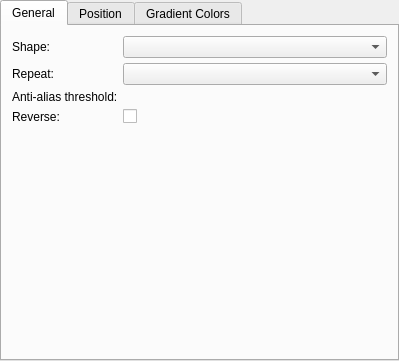
<?xml version="1.0" encoding="UTF-8"?>
<ui version="4.0">
 <class>GradientConfigWidget</class>
 <widget class="QWidget" name="GradientConfigWidget">
  <property name="geometry">
   <rect>
    <x>0</x>
    <y>0</y>
    <width>399</width>
    <height>361</height>
   </rect>
  </property>
  <property name="sizePolicy">
   <sizepolicy hsizetype="Preferred" vsizetype="Preferred">
    <horstretch>0</horstretch>
    <verstretch>0</verstretch>
   </sizepolicy>
  </property>
  <property name="minimumSize">
   <size>
    <width>0</width>
    <height>175</height>
   </size>
  </property>
  <layout class="QVBoxLayout" name="verticalLayout">
   <property name="spacing">
    <number>0</number>
   </property>
   <property name="leftMargin">
    <number>0</number>
   </property>
   <property name="topMargin">
    <number>0</number>
   </property>
   <property name="rightMargin">
    <number>0</number>
   </property>
   <property name="bottomMargin">
    <number>0</number>
   </property>
   <item>
    <widget class="QTabWidget" name="tabWidget">
     <property name="currentIndex">
      <number>0</number>
     </property>
     <property name="usesScrollButtons">
      <bool>false</bool>
     </property>
     <widget class="QWidget" name="tabGeneral">
      <attribute name="title">
       <string>General</string>
      </attribute>
      <layout class="QVBoxLayout" name="verticalLayout_8" stretch="0,1">
       <property name="spacing">
        <number>0</number>
       </property>
       <property name="leftMargin">
        <number>10</number>
       </property>
       <property name="topMargin">
        <number>10</number>
       </property>
       <property name="rightMargin">
        <number>10</number>
       </property>
       <property name="bottomMargin">
        <number>10</number>
       </property>
       <item>
        <layout class="QFormLayout" name="formLayout">
         <property name="fieldGrowthPolicy">
          <enum>QFormLayout::AllNonFixedFieldsGrow</enum>
         </property>
         <property name="horizontalSpacing">
          <number>5</number>
         </property>
         <property name="verticalSpacing">
          <number>5</number>
         </property>
         <item row="0" column="0">
          <widget class="QLabel" name="labeShape">
           <property name="text">
            <string>Shape:</string>
           </property>
          </widget>
         </item>
         <item row="0" column="1">
          <widget class="QComboBox" name="comboBoxShape"/>
         </item>
         <item row="1" column="0">
          <widget class="QLabel" name="labelRepeat">
           <property name="text">
            <string>Repeat:</string>
           </property>
          </widget>
         </item>
         <item row="1" column="1">
          <widget class="QComboBox" name="comboBoxRepeat"/>
         </item>
         <item row="2" column="0">
          <widget class="QLabel" name="labelAntiAliasThreshold">
           <property name="text">
            <string>Anti-alias threshold:</string>
           </property>
          </widget>
         </item>
         <item row="2" column="1">
          <widget class="KisDoubleSliderSpinBox" name="sliderAntiAliasThreshold" native="true">
           <property name="focusPolicy">
            <enum>Qt::WheelFocus</enum>
           </property>
          </widget>
         </item>
         <item row="3" column="0">
          <widget class="QLabel" name="labelReverse">
           <property name="text">
            <string>Reverse:</string>
           </property>
          </widget>
         </item>
         <item row="3" column="1">
          <widget class="QCheckBox" name="checkBoxReverse">
           <property name="text">
            <string/>
           </property>
          </widget>
         </item>
        </layout>
       </item>
       <item>
        <spacer name="verticalSpacer">
         <property name="orientation">
          <enum>Qt::Vertical</enum>
         </property>
         <property name="sizeHint" stdset="0">
          <size>
           <width>0</width>
           <height>0</height>
          </size>
         </property>
        </spacer>
       </item>
      </layout>
     </widget>
     <widget class="QWidget" name="tabPosition">
      <attribute name="title">
       <string>Position</string>
      </attribute>
      <layout class="QVBoxLayout" name="verticalLayout_9" stretch="0,1">
       <property name="spacing">
        <number>0</number>
       </property>
       <property name="leftMargin">
        <number>10</number>
       </property>
       <property name="topMargin">
        <number>10</number>
       </property>
       <property name="rightMargin">
        <number>10</number>
       </property>
       <property name="bottomMargin">
        <number>10</number>
       </property>
       <item>
        <layout class="QFormLayout" name="formLayout_2">
         <property name="fieldGrowthPolicy">
          <enum>QFormLayout::AllNonFixedFieldsGrow</enum>
         </property>
         <property name="horizontalSpacing">
          <number>5</number>
         </property>
         <property name="verticalSpacing">
          <number>5</number>
         </property>
         <item row="0" column="0">
          <widget class="QLabel" name="labelStartPosition">
           <property name="text">
            <string>Start:</string>
           </property>
          </widget>
         </item>
         <item row="0" column="1">
          <layout class="QGridLayout" name="gridLayout" rowstretch="0,0" columnstretch="0,1">
           <property name="spacing">
            <number>5</number>
           </property>
           <item row="1" column="1">
            <widget class="QComboBox" name="comboBoxStartPositionYUnits"/>
           </item>
           <item row="0" column="1">
            <widget class="QComboBox" name="comboBoxStartPositionXUnits"/>
           </item>
           <item row="0" column="0">
            <widget class="QDoubleSpinBox" name="spinBoxStartPositionX">
             <property name="alignment">
              <set>Qt::AlignRight|Qt::AlignTrailing|Qt::AlignVCenter</set>
             </property>
             <property name="prefix">
              <string>X: </string>
             </property>
             <property name="minimum">
              <double>-50000.000000000000000</double>
             </property>
             <property name="maximum">
              <double>50000.000000000000000</double>
             </property>
             <property name="value">
              <double>0.000000000000000</double>
             </property>
            </widget>
           </item>
           <item row="1" column="0">
            <widget class="QDoubleSpinBox" name="spinBoxStartPositionY">
             <property name="alignment">
              <set>Qt::AlignRight|Qt::AlignTrailing|Qt::AlignVCenter</set>
             </property>
             <property name="prefix">
              <string>Y: </string>
             </property>
             <property name="minimum">
              <double>-50000.000000000000000</double>
             </property>
             <property name="maximum">
              <double>50000.000000000000000</double>
             </property>
             <property name="value">
              <double>50.000000000000000</double>
             </property>
            </widget>
           </item>
          </layout>
         </item>
         <item row="1" column="0">
          <widget class="QLabel" name="labelEndPosition">
           <property name="text">
            <string>End:</string>
           </property>
          </widget>
         </item>
         <item row="1" column="1">
          <layout class="QVBoxLayout" name="verticalLayout_2">
           <property name="spacing">
            <number>5</number>
           </property>
           <item>
            <layout class="QHBoxLayout" name="horizontalLayout" stretch="0,1">
             <property name="spacing">
              <number>0</number>
             </property>
             <item>
              <layout class="QHBoxLayout" name="horizontalLayout_2">
               <property name="spacing">
                <number>5</number>
               </property>
               <item>
                <widget class="QRadioButton" name="radioButtonEndPositionCartesianCoordinates">
                 <property name="text">
                  <string>Cartesian Coordinates</string>
                 </property>
                 <property name="checked">
                  <bool>true</bool>
                 </property>
                 <attribute name="buttonGroup">
                  <string notr="true">buttonGroupEndPositionCoordinates</string>
                 </attribute>
                </widget>
               </item>
               <item>
                <widget class="QRadioButton" name="radioButtonEndPositionPolarCoordinates">
                 <property name="text">
                  <string>Polar Coordinates</string>
                 </property>
                 <property name="checked">
                  <bool>false</bool>
                 </property>
                 <attribute name="buttonGroup">
                  <string notr="true">buttonGroupEndPositionCoordinates</string>
                 </attribute>
                </widget>
               </item>
              </layout>
             </item>
             <item>
              <spacer name="horizontalSpacer">
               <property name="orientation">
                <enum>Qt::Horizontal</enum>
               </property>
               <property name="sizeHint" stdset="0">
                <size>
                 <width>40</width>
                 <height>20</height>
                </size>
               </property>
              </spacer>
             </item>
            </layout>
           </item>
           <item>
            <widget class="QStackedWidget" name="stackedWidgetEndPosition">
             <property name="currentIndex">
              <number>0</number>
             </property>
             <widget class="QWidget" name="stackedWidgetPageEndPositionCartesian">
              <layout class="QGridLayout" name="gridLayout_3" columnstretch="0,1,1">
               <property name="leftMargin">
                <number>0</number>
               </property>
               <property name="topMargin">
                <number>0</number>
               </property>
               <property name="rightMargin">
                <number>0</number>
               </property>
               <property name="bottomMargin">
                <number>0</number>
               </property>
               <property name="spacing">
                <number>5</number>
               </property>
               <item row="0" column="0">
                <widget class="QDoubleSpinBox" name="spinBoxEndPositionX">
                 <property name="alignment">
                  <set>Qt::AlignRight|Qt::AlignTrailing|Qt::AlignVCenter</set>
                 </property>
                 <property name="prefix">
                  <string>X: </string>
                 </property>
                 <property name="minimum">
                  <double>-50000.000000000000000</double>
                 </property>
                 <property name="maximum">
                  <double>50000.000000000000000</double>
                 </property>
                 <property name="value">
                  <double>100.000000000000000</double>
                 </property>
                </widget>
               </item>
               <item row="1" column="0">
                <widget class="QDoubleSpinBox" name="spinBoxEndPositionY">
                 <property name="alignment">
                  <set>Qt::AlignRight|Qt::AlignTrailing|Qt::AlignVCenter</set>
                 </property>
                 <property name="prefix">
                  <string>Y: </string>
                 </property>
                 <property name="minimum">
                  <double>-50000.000000000000000</double>
                 </property>
                 <property name="maximum">
                  <double>50000.000000000000000</double>
                 </property>
                 <property name="value">
                  <double>50.000000000000000</double>
                 </property>
                </widget>
               </item>
               <item row="1" column="1">
                <widget class="QComboBox" name="comboBoxEndPositionYUnits"/>
               </item>
               <item row="0" column="1">
                <widget class="QComboBox" name="comboBoxEndPositionXUnits"/>
               </item>
               <item row="0" column="2">
                <widget class="QComboBox" name="comboBoxEndPositionXPositioning"/>
               </item>
               <item row="1" column="2">
                <widget class="QComboBox" name="comboBoxEndPositionYPositioning"/>
               </item>
              </layout>
             </widget>
             <widget class="QWidget" name="stackedWidgetPageEndPositionPolar">
              <layout class="QVBoxLayout" name="verticalLayout_3">
               <property name="spacing">
                <number>5</number>
               </property>
               <property name="leftMargin">
                <number>0</number>
               </property>
               <property name="topMargin">
                <number>0</number>
               </property>
               <property name="rightMargin">
                <number>0</number>
               </property>
               <property name="bottomMargin">
                <number>0</number>
               </property>
               <item>
                <widget class="KisDoubleSliderSpinBox" name="sliderEndPositionAngle" native="true"/>
               </item>
               <item>
                <layout class="QHBoxLayout" name="horizontalLayout_3" stretch="0,1">
                 <property name="spacing">
                  <number>5</number>
                 </property>
                 <item>
                  <widget class="QDoubleSpinBox" name="spinBoxEndPositionDistance">
                   <property name="alignment">
                    <set>Qt::AlignRight|Qt::AlignTrailing|Qt::AlignVCenter</set>
                   </property>
                   <property name="prefix">
                    <string>Distance: </string>
                   </property>
                   <property name="minimum">
                    <double>-50000.000000000000000</double>
                   </property>
                   <property name="maximum">
                    <double>50000.000000000000000</double>
                   </property>
                   <property name="value">
                    <double>100.000000000000000</double>
                   </property>
                  </widget>
                 </item>
                 <item>
                  <widget class="QComboBox" name="comboBoxEndPositionDistanceUnits"/>
                 </item>
                </layout>
               </item>
              </layout>
             </widget>
            </widget>
           </item>
          </layout>
         </item>
        </layout>
       </item>
       <item>
        <spacer name="verticalSpacer_2">
         <property name="orientation">
          <enum>Qt::Vertical</enum>
         </property>
         <property name="sizeHint" stdset="0">
          <size>
           <width>0</width>
           <height>0</height>
          </size>
         </property>
        </spacer>
       </item>
      </layout>
     </widget>
     <widget class="QWidget" name="tabGradientColors">
      <attribute name="title">
       <string>Gradient Colors</string>
      </attribute>
      <layout class="QVBoxLayout" name="verticalLayout_4" stretch="0,0">
       <property name="spacing">
        <number>0</number>
       </property>
       <property name="leftMargin">
        <number>10</number>
       </property>
       <property name="topMargin">
        <number>10</number>
       </property>
       <property name="rightMargin">
        <number>10</number>
       </property>
       <property name="bottomMargin">
        <number>10</number>
       </property>
       <item>
        <layout class="QHBoxLayout" name="horizontalLayout_4">
         <property name="spacing">
          <number>0</number>
         </property>
         <property name="topMargin">
          <number>0</number>
         </property>
         <item>
          <spacer name="horizontalSpacer_3">
           <property name="orientation">
            <enum>Qt::Horizontal</enum>
           </property>
           <property name="sizeHint" stdset="0">
            <size>
             <width>0</width>
             <height>0</height>
            </size>
           </property>
          </spacer>
         </item>
         <item>
          <widget class="KisGradientChooser" name="widgetGradientChooser" native="true"/>
         </item>
         <item>
          <spacer name="horizontalSpacer_2">
           <property name="orientation">
            <enum>Qt::Horizontal</enum>
           </property>
           <property name="sizeHint" stdset="0">
            <size>
             <width>0</width>
             <height>0</height>
            </size>
           </property>
          </spacer>
         </item>
        </layout>
       </item>
       <item>
        <spacer name="verticalSpacer_3">
         <property name="orientation">
          <enum>Qt::Vertical</enum>
         </property>
         <property name="sizeHint" stdset="0">
          <size>
           <width>0</width>
           <height>0</height>
          </size>
         </property>
        </spacer>
       </item>
      </layout>
     </widget>
    </widget>
   </item>
  </layout>
 </widget>
 <customwidgets>
  <customwidget>
   <class>KisDoubleSliderSpinBox</class>
   <extends>QWidget</extends>
   <header location="global">kis_slider_spin_box.h</header>
   <container>1</container>
  </customwidget>
  <customwidget>
   <class>KisGradientChooser</class>
   <extends>QWidget</extends>
   <header location="global">kis_gradient_chooser.h</header>
   <container>1</container>
  </customwidget>
 </customwidgets>
 <tabstops>
  <tabstop>tabWidget</tabstop>
  <tabstop>comboBoxShape</tabstop>
  <tabstop>comboBoxRepeat</tabstop>
  <tabstop>sliderAntiAliasThreshold</tabstop>
  <tabstop>checkBoxReverse</tabstop>
  <tabstop>spinBoxStartPositionX</tabstop>
  <tabstop>comboBoxStartPositionXUnits</tabstop>
  <tabstop>spinBoxStartPositionY</tabstop>
  <tabstop>comboBoxStartPositionYUnits</tabstop>
  <tabstop>radioButtonEndPositionCartesianCoordinates</tabstop>
  <tabstop>radioButtonEndPositionPolarCoordinates</tabstop>
  <tabstop>spinBoxEndPositionX</tabstop>
  <tabstop>comboBoxEndPositionXUnits</tabstop>
  <tabstop>comboBoxEndPositionXPositioning</tabstop>
  <tabstop>spinBoxEndPositionY</tabstop>
  <tabstop>comboBoxEndPositionYUnits</tabstop>
  <tabstop>comboBoxEndPositionYPositioning</tabstop>
  <tabstop>spinBoxEndPositionDistance</tabstop>
  <tabstop>comboBoxEndPositionDistanceUnits</tabstop>
 </tabstops>
 <resources/>
 <connections/>
 <buttongroups>
  <buttongroup name="buttonGroupEndPositionCoordinates"/>
 </buttongroups>
</ui>
